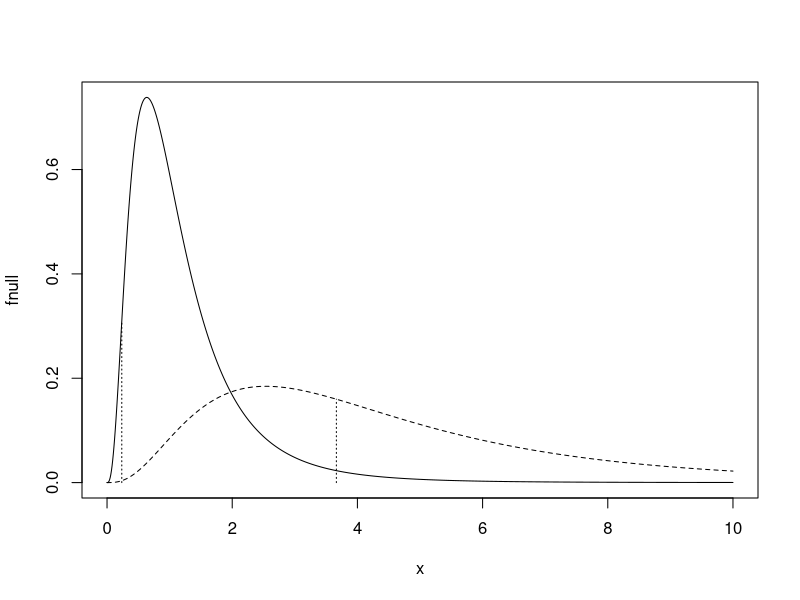

Recreate this plot in R.
## ---- chunk 1
# Section 9.7 - power for F-test comparing two variances
x=seq(0,10,length=1000)
fnull=df(x,8,11)
plot(x,fnull,type="l")
falt=df(x/4,8,11)/4
lines(x,falt,lty=2)
c1=qf(.025,8,11)
c2=qf(.975,8,11)
lines(c(c1,c1),c(0,df(c1,8,11)),lty=3)
lines(c(c2,c2),c(0,df(c2/4,8,11)/4),lty=3)

c1=qf(.025,8,11)  # 0.24
c2=qf(.975,8,11)  # 3.66
power=1-pf(c2/4,8,11)+pf(c1/4,8,11)
power

pvalue=2*(1-pf(1.63,8,11))
pvalue
